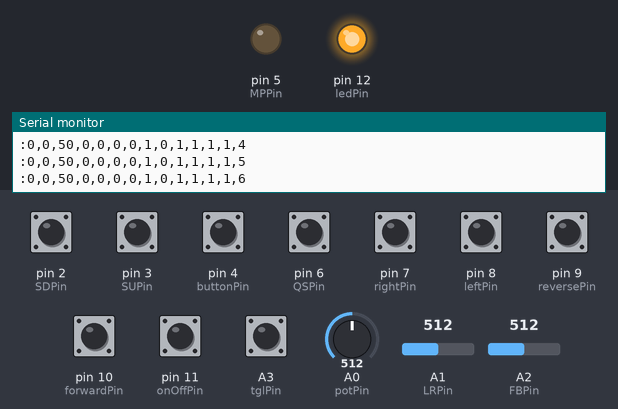
This sketch was run on a simulated Arduino Nano, built with avr-gcc and run on an emulated ATmega328P. On the bench: output pins drawn as LEDs (lit = HIGH), the last lines printed to the serial monitor. The inputs (shaded band) are chosen by the test bench; at power-on: A3 (tglPin), pin 2 (SDPin), pin 3 (SUPin), pin 4 (buttonPin), pin 6 (QSPin), pin 7 (rightPin), pin 8 (leftPin), pin 9 (reversePin), pin 10 (forwardPin), pin 11 (onOffPin) HIGH, A0 (potPin) = 512, A1 (LRPin) = 512, A2 (FBPin) = 512.

Above: at 1.2 s.
1.3 s: A3 (tglPin) pulled LOW for 0.15 s
At 1.39 s:
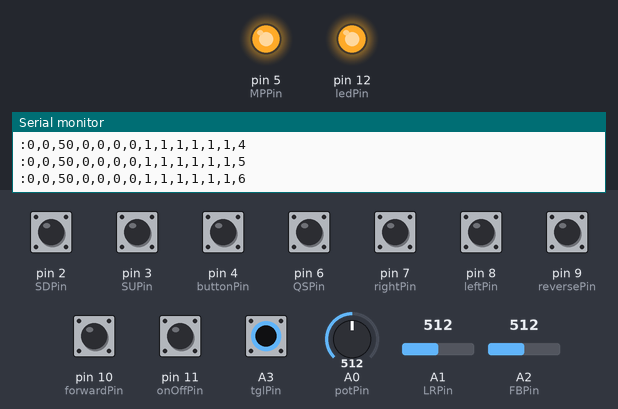
12.0 s: A0 (potPin) set to 111
13.5 s: A0 (potPin) set to 96
Timing chart, 0 to 16.5 s (numbered marks = the images above; inputs shaded):
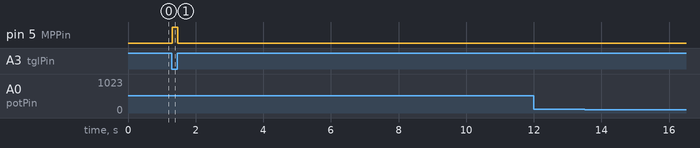

The sketch:

GoBotNano.ino
```cpp
/*
   Code for the Arduino Nano to be used with the Go-Bot cart. The Nano will be contained in the front controller box, which will contain -

   Arduino Nano mounted to a PCB.
   An analog joystick.
   9 pin serial connection wired for an attari digital joystick or wireless joystick.
   A switch to control the raising and lowering of the seat
   A potentiometer to control the overall speed of the cart
   Digital jacks for buttons/switches to control // Readings for Quick Stop, Brake Release, Button to shut off system, Seat-up command, and Seat-down command.
   CAT5 cable to send the data to the back of the cart to the Arduino Mega.
   SPDT Momentary action switch for on off/light indication.
   A secondary easy reach on Btn

   This code will collect all data attached to the Arduino Nano and send it via the CAT5 cable back to the Arduino Mega.

   By: Reagan Stovall, Andrew Gates, and Jesse Wiklanski in conjunction with Robert Gutmann.
   For: Mary Bridge Children's Therapy Unit at Good Samaritan Hospital.
*/

// Constanst for Analog Pins
const int FBPin = A2;
const int LRPin = A1;
const int potPin = A0;
const int tglPin = A3;

// Constants for the digital Pins
const int ledPin = 12;       // LED to let hte user know the cart is on
const int onOffPin = 11;     // Button to turn system off
const int forwardPin = 10;   // Digital Forward pin
const int reversePin = 9;    // Digital Reverse pin
const int leftPin = 8;       // Digital Left pin
const int rightPin = 7;      // Digital Right pin
const int QSPin = 6;         // Digital Quick Stop pin
const int MPPin = 5;         // Digital Miscellaneous Power pin
const int buttonPin = 4;     // Digital Atari button pin
const int SUPin = 3;         // Digital Seat Up pin
const int SDPin = 2;         // Digital Seat Down pin

int connectionCounter = 0;

void setup()
{
  pinMode(forwardPin, INPUT_PULLUP);  //2
  pinMode(reversePin, INPUT_PULLUP);  //3
  pinMode(leftPin, INPUT_PULLUP);     //4
  pinMode(rightPin, INPUT_PULLUP);    //5
  pinMode(QSPin, INPUT_PULLUP);       //6
  pinMode(MPPin, OUTPUT);             //7
  pinMode(buttonPin, INPUT_PULLUP);   //8
  pinMode(SUPin, INPUT_PULLUP);       //9
  pinMode(SDPin, INPUT_PULLUP);       //10
  pinMode(onOffPin, INPUT_PULLUP);    //11
  pinMode(ledPin, OUTPUT);            //12
  pinMode(tglPin, INPUT_PULLUP);

  digitalWrite(ledPin, HIGH);         // Lets the user know the cart is on.
  Serial.begin(19200);
}

void loop()
{
  // This sets the high reference for the analog read to whatever
  // voltage the AREE pin is reading, in this case, it should be
  // wired to the same power supply as the analog sensors... 3.3V
  analogReference(EXTERNAL);

  char start  = ':';   // starts the set
  char next   = ',';   // useded to break up the string
  int tempInt = 0;     // used as a dummy var

  // This toggles the Micelaneious pin when the top button is pressed
  if (digitalRead(tglPin) == 0) digitalWrite(MPPin, HIGH);
  else digitalWrite(MPPin, LOW);

  // This bit filters any noise out of the center range first so
  // when idleing, there is a consistent zero read. Then the
  // temp Int is mapped to the range expected by the motor.
  // While the Sabertooth Motor Controller needs a range from -2047
  // to 2047, the mapping is changed speciffically for this joystick
  // If any problems result, try reading the serial port of the Nano
  // and adjusting the range appropriately. keep in mind that positive
  // and negative shoud increase or deascrease the same amount.
  tempInt = analogRead(FBPin);
  tempInt = (tempInt > 534 || tempInt < 490) ? tempInt : 512;
  tempInt = (map(tempInt, 0, 1024, -2407, 2407));
  if (tempInt <= -2047) tempInt = -2047;
  else if (tempInt >= 2047) tempInt = 2047;
  String FBVal = String(tempInt);

  tempInt = analogRead(LRPin);
  tempInt = (tempInt > 534 || tempInt < 490) ? tempInt : 512;
  tempInt = (map(tempInt, 0, 1024, -2457, 2457));
  if (tempInt <= -2047) tempInt = -2047;
  else if (tempInt >= 2047) tempInt = 2047;
  String LRVal = String(tempInt);

  String pot;
  tempInt = analogRead(potPin);
  tempInt = (map(tempInt, 0, 1024, 0, 100));
  if (tempInt > 100) pot = String(50);
  else pot = String(tempInt);

  // These mappings are for the motor controller, order is important.
  tempInt = digitalRead(rightPin);
  String rightVal = String(map(tempInt, 0, 1, 2047, 0));
  tempInt = digitalRead(leftPin);
  String leftVal = String(map(tempInt, 0, 1, -2047, 0));
  tempInt = digitalRead(reversePin);
  String reverseVal = String(map(tempInt, 0, 1, -2047, 0));
  tempInt = digitalRead(forwardPin);
  String forwardVal = String(map(tempInt, 0, 1, 2047, 0));

  // This is a simple counter indicator to let the Mega know the data is still being sent
  connectionCounter += 1;
  connectionCounter = connectionCounter % 10;


  if ((digitalRead(forwardPin) != 1) || (digitalRead(reversePin) != 1) ||
      (digitalRead(rightPin) != 1) || (digitalRead(leftPin) != 1) ||
      (digitalRead(buttonPin) != 1)){
      FBVal = String(0);
      LRVal = String(0);
    }


  // Readings for Quick Stop, Miscellaneous Power, Button, Seat-up command, and Seat-down command.
  String QSVal = String(digitalRead(QSPin), DEC);
  String MPVal = String(digitalRead(MPPin), DEC);
  String Btn   = String(digitalRead(buttonPin), DEC);
  String SUVal = String(digitalRead(SUPin), DEC);
  String SDVal = String(digitalRead(SDPin), DEC);
  String onOff = String(digitalRead(onOffPin), DEC);
  String Count = String(connectionCounter, DEC);

  //array[0] = analog forward and back
  //array[1] = analog left and right
  //array[2] = pot
  //array[3] = d-forward
  //array[4] = d-reverse
  //array[5] = d-left
  //array[6] = d-right
  //array[7] = d-killswitch
  //array[8] = d-misc
  //array[9] = d-ataribtn
  //array[10] = d-seatup
  //array[11] = d-seatdown
  //array[12] = d-off
  //array[13] = connectionCounter
  // String to be sent over to the Mega containing all of the data.
  String sendString = String(start + LRVal + next + FBVal + next + pot + next + forwardVal
                             + next + reverseVal + next + leftVal + next + rightVal + next
                             + QSVal + next + MPVal + next + Btn + next + SUVal + next
                             + SDVal + next + onOff + next + Count);
  Serial.println(sendString);

  Serial.flush();   // insures that all data in the buffer is sent before more
}
```

Measured:
- after the input at 1.3 s, pin 5 (MPPin): LOW → HIGH at once, → LOW 0.16 s later
